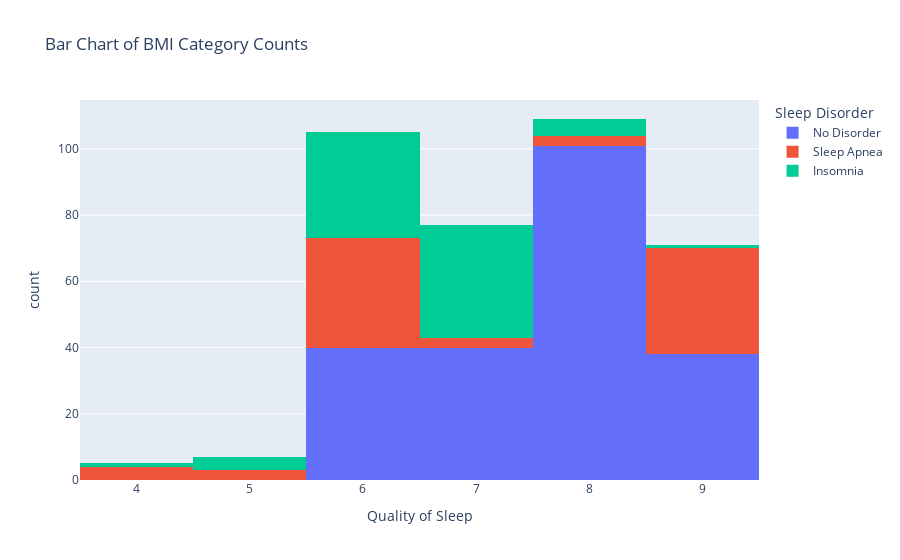

The notebook cell saved with this chart:
### Code cell
# calidad de sueño por categoria
fig = px.histogram(data_frame=df, x = 'Quality of Sleep', color = 'Sleep Disorder', title='Bar Chart of BMI Category Counts')
fig.show()

### Figure 1 — Plotly figure (JSON) as saved in the notebook; plotly's stock layout.template omitted (floating-point values rounded to 4 significant figures; data arrays with more than 128 entries replaced by an {"elided": "..."} marker saying what was removed)
{"data": [{"bingroup": "x", "hovertemplate": "Sleep Disorder=No Disorder<br>Quality of Sleep=%{x}<br>count=%{y}<extra></extra>", "legendgroup": "No Disorder", "marker": {"color": "#636efa", "pattern": {"shape": ""}}, "name": "No Disorder", "orientation": "v", "showlegend": true, "type": "histogram", "x": {"elided": "219 int values"}, "xaxis": "x", "yaxis": "y"}, {"bingroup": "x", "hovertemplate": "Sleep Disorder=Sleep Apnea<br>Quality of Sleep=%{x}<br>count=%{y}<extra></extra>", "legendgroup": "Sleep Apnea", "marker": {"color": "#EF553B", "pattern": {"shape": ""}}, "name": "Sleep Apnea", "orientation": "v", "showlegend": true, "type": "histogram", "x": [4, 4, 5, 6, 5, 7, 4, 4, 7, 5, 8, 8, 7, 6, 6, 8, 6, 6, 6, 6, 6, 6, 6, 6, 6, 6, 9, 9, 6, 6, 6, 6, 6, 6, 6, 6, 6, 6, 6, 6, 6, 6, 6, 6, 6, 6, 6, 6, 9, 9, 9, 9, 9, 9, 9, 9, 9, 9, 9, 9, 9, 9, 9, 9, 9, 9, 9, 9, 9, 9, 9, 9, 9, 9, 9, 9, 9, 9], "xaxis": "x", "yaxis": "y"}, {"bingroup": "x", "hovertemplate": "Sleep Disorder=Insomnia<br>Quality of Sleep=%{x}<br>count=%{y}<extra></extra>", "legendgroup": "Insomnia", "marker": {"color": "#00cc96", "pattern": {"shape": ""}}, "name": "Insomnia", "orientation": "v", "showlegend": true, "type": "histogram", "x": [4, 6, 5, 5, 6, 8, 5, 8, 5, 8, 6, 7, 6, 7, 6, 7, 6, 6, 6, 6, 6, 6, 6, 6, 6, 6, 8, 8, 7, 6, 6, 6, 7, 6, 7, 6, 7, 6, 7, 6, 7, 6, 7, 6, 6, 7, 6, 6, 7, 6, 6, 7, 6, 7, 6, 7, 7, 7, 7, 7, 7, 7, 7, 7, 7, 7, 7, 7, 7, 6, 7, 7, 7, 7, 7, 7, 9], "xaxis": "x", "yaxis": "y"}], "layout": {"barmode": "relative", "legend": {"title": {"text": "Sleep Disorder"}, "tracegroupgap": 0}, "title": {"text": "Bar Chart of BMI Category Counts"}, "xaxis": {"anchor": "y", "domain": [0, 1], "title": {"text": "Quality of Sleep"}}, "yaxis": {"anchor": "x", "domain": [0, 1], "title": {"text": "count"}}}}
